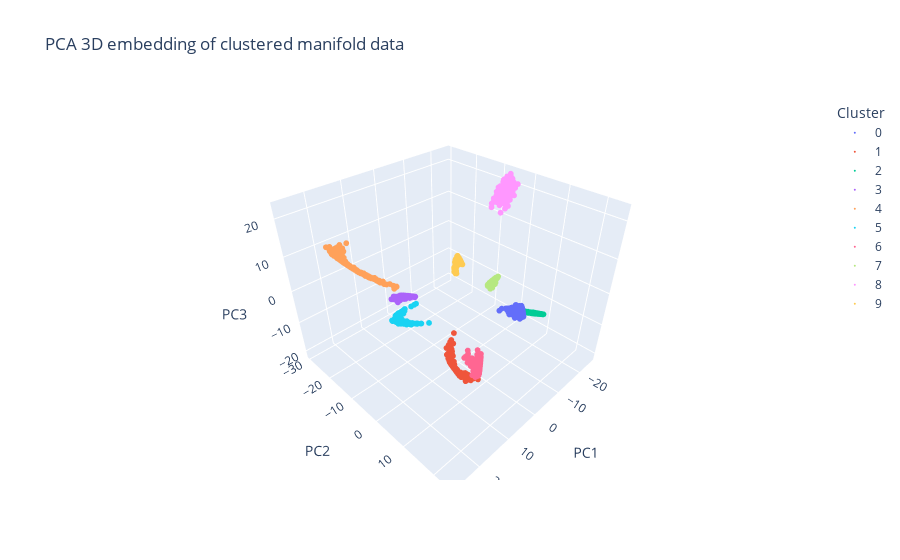

Source (notebook cell):
### Markdown cell above
# クラスタ間の位置関係の維持: 実験用データの生成

### Code cell
import numpy as np
from sklearn.utils import check_random_state
from sklearn.decomposition import PCA
from scipy.spatial.distance import cdist
from scipy.cluster.hierarchy import linkage, cophenet
from scipy.spatial.distance import pdist

# -------------------------
# 1) データ生成：クラスタ中心が配置された低次元スケルトン上で局所パッチを生成
# -------------------------
def generate_clustered_manifold_hierarchical(
    n_samples=2000,
    n_clusters=8,
    cluster_sizes=None,
    cluster_layout="circle",   # "circle", "grid", "tree"
    local_kind="gaussian",     # "gaussian", "local_swiss", "local_line"
    local_scale=0.5,
    intrinsic_patch_dim=2,     # each cluster latent dim
    embed_dim=50,              # final ambient dim
    noise_scale=0.01,
    random_state=None
):
    rng = check_random_state(random_state)

    # クラスタサイズの決定
    if cluster_sizes is None:
        base = n_samples // n_clusters
        cluster_sizes = [base + (1 if i < (n_samples % n_clusters) else 0) for i in range(n_clusters)]

    # 1) create cluster centers in latent 2D skeleton
    if cluster_layout == "circle":
        angles = np.linspace(0, 2*np.pi, n_clusters, endpoint=False)
        centers2 = np.column_stack([np.cos(angles), np.sin(angles)]) * 5.0
    elif cluster_layout == "grid":
        side = int(np.ceil(np.sqrt(n_clusters)))
        xs = np.arange(side) - (side-1)/2
        ys = xs.copy()
        grid = np.array([(x,y) for x in xs for y in ys])[:n_clusters]
        centers2 = grid * 3.0
    elif cluster_layout == "tree":
        # simple binary-tree laid out in 2D (levels)
        levels = int(np.ceil(np.log2(n_clusters+1)))
        centers = []
        i = 0
        for lvl in range(levels):
            m = min(2**lvl, n_clusters - i)
            xs = np.linspace(- (2**(levels-lvl-1)), (2**(levels-lvl-1)), m)
            y = -lvl * 3.0
            for x in xs:
                if i >= n_clusters: break
                centers.append((x, y))
                i += 1
        centers2 = np.array(centers[:n_clusters])
    else:
        raise ValueError("unknown layout")

    X_list = []
    labels = []
    cluster_centroids_hd = []

    for k in range(n_clusters):
        m_k = cluster_sizes[k]
        center = centers2[k]

        # === sample local latent coordinates (intrinsic_patch_dim)
        if local_kind == "gaussian":
            # centered gaussian around the cluster center (in latent2->expand to intrinsic dim)
            # create small local coordinates and then map to 2D offset
            Z = rng.normal(scale=local_scale, size=(m_k, intrinsic_patch_dim))
            # map Z to local displacement in 2D latent (simple linear map)
            A = rng.normal(scale=0.5, size=(intrinsic_patch_dim, 2))
            disp2 = Z @ A
            coords2 = center + disp2
            # map coords2 to 3D swiss-like patch or simple 2D->3D lift
            X3 = np.column_stack([coords2[:,0], coords2[:,1], np.sin(coords2[:,0]) * 0.5])
        elif local_kind == "local_swiss":
            t = rng.normal(loc=center[0], scale=local_scale, size=m_k)
            h = rng.normal(loc=center[1], scale=local_scale, size=m_k)
            X3 = np.column_stack([t*np.cos(t), h, t*np.sin(t)])
        elif local_kind == "local_line":
            t = rng.normal(loc=center[0], scale=local_scale, size=m_k)
            X3 = np.column_stack([t, np.zeros_like(t), np.zeros_like(t)])
        else:
            raise ValueError("unknown local_kind")

        # project local 3D patch to higher ambient dimension
        if embed_dim > 3:
            # create random orthonormal-ish projection
            W = rng.normal(size=(3, embed_dim))
            X_hd = X3 @ W
        else:
            X_hd = X3

        # add small isotropic noise
        X_hd += rng.normal(scale=noise_scale, size=X_hd.shape)

        X_list.append(X_hd)
        labels += [k] * m_k
        cluster_centroids_hd.append(X_hd.mean(axis=0))

    X = np.vstack(X_list)
    labels = np.array(labels)
    cluster_centroids_hd = np.vstack(cluster_centroids_hd)

    return X, labels, cluster_centroids_hd, centers2  # return also latent 2D centers for reference
    # 返り値の説明: X: (n_samples, embed_dim)のデータ行列
    #            labels: (n_samples,)のクラスタラベル
    #            cluster_centroids_hd: (n_clusters, embed_dim)の各クラスタ中心
    #            centers2: (n_clusters, 2)の潜在2Dクラスタ中心

# -------------------------
# 2) 評価関数：クラスタレベルの保存指標
# -------------------------
def centroid_distance_metrics(centroids_orig, centroids_emb):
    """
    centroids_orig, centroids_emb: (n_clusters, D)
    returns: dict with Pearson/Spearman correlation, RMSE, relative error matrix
    """
    from scipy.stats import spearmanr, pearsonr
    D_orig = cdist(centroids_orig, centroids_orig)
    D_emb = cdist(centroids_emb, centroids_emb)
    # take upper triangular entries
    iu = np.triu_indices(D_orig.shape[0], k=1)
    v_orig = D_orig[iu]
    v_emb = D_emb[iu]
    pearson = pearsonr(v_orig, v_emb)[0]
    spearman = spearmanr(v_orig, v_emb)[0]
    rmse = np.sqrt(np.mean((v_orig - v_emb)**2))
    rel_rmse = rmse / (np.mean(v_orig) + 1e-12)
    return {"pearson": pearson, "spearman": spearman, "rmse": rmse, "rel_rmse": rel_rmse}

def cluster_nn_preservation(centroids_orig, centroids_emb, k=3):
    """
    For each cluster centroid, compute its k nearest cluster neighbors in orig and emb.
    Return average precision@k.
    """
    D_orig = cdist(centroids_orig, centroids_orig)
    D_emb = cdist(centroids_emb, centroids_emb)
    n = D_orig.shape[0]
    precs = []
    for i in range(n):
        orig_nn = np.argsort(D_orig[i])[1:k+1]
        emb_nn = np.argsort(D_emb[i])[1:k+1]
        inter = len(set(orig_nn).intersection(set(emb_nn)))
        precs.append(inter / k)
    return np.mean(precs)

def cophenetic_corr_of_centroids(centroids):
    """
    Build hierarchical clustering (average linkage) and return condensed distance pdist and cophenetic distances.
    For comparing two sets, use cophenet return from scipy linkage.
    """
    Z = linkage(centroids, method='average')
    coph_dists, _ = cophenet(Z, pdist(centroids))
    return Z, coph_dists

# -------------------------
# Example usage
# -------------------------
if __name__ == "__main__":
    X, labels, centroids_hd, latent_centers2 = generate_clustered_manifold_hierarchical(
        n_samples=3000, n_clusters=10, cluster_layout="circle",
        local_kind="local_swiss", intrinsic_patch_dim=2, embed_dim=50,
        local_scale=0.3, noise_scale=0.01, random_state=0
    )

    # do a quick PCA to 2D for visualization / embedding
    X_pca = PCA(n_components=3, random_state=0).fit_transform(X)
    centroids_emb_pca = np.vstack([X_pca[labels==k].mean(axis=0) for k in range(10)])
    metrics = centroid_distance_metrics(centroids_hd, centroids_emb_pca)
    print("centroid metrics (orig vs PCA-2D):", metrics)
    print("cluster-NN preservation@3 (PCA):", cluster_nn_preservation(centroids_hd, centroids_emb_pca, k=3))
    fig = px.scatter_3d(x=X_pca[:,0], y=X_pca[:,1], z=X_pca[:,2], color=labels.astype(str),
                         title="PCA 3D embedding of clustered manifold data",
                         labels={'x': 'PC1', 'y': 'PC2', 'z': 'PC3', 'color': 'Cluster'})
    fig.update_traces(marker=dict(size=2))
    fig.show()

### Figure 1 — Plotly figure (JSON) as saved in the notebook; plotly's stock layout.template omitted (floating-point values rounded to 4 significant figures; data arrays with more than 128 entries replaced by an {"elided": "..."} marker saying what was removed)
{"data": [{"hovertemplate": "Cluster=0<br>PC1=%{x}<br>PC2=%{y}<br>PC3=%{z}<extra></extra>", "legendgroup": "0", "marker": {"color": "#636efa", "size": 2, "symbol": "circle"}, "mode": "markers", "name": "0", "scene": "scene", "showlegend": true, "type": "scatter3d", "x": {"elided": "300 float values"}, "y": {"elided": "300 float values"}, "z": {"elided": "300 float values"}}, {"hovertemplate": "Cluster=1<br>PC1=%{x}<br>PC2=%{y}<br>PC3=%{z}<extra></extra>", "legendgroup": "1", "marker": {"color": "#EF553B", "size": 2, "symbol": "circle"}, "mode": "markers", "name": "1", "scene": "scene", "showlegend": true, "type": "scatter3d", "x": {"elided": "300 float values"}, "y": {"elided": "300 float values"}, "z": {"elided": "300 float values"}}, {"hovertemplate": "Cluster=2<br>PC1=%{x}<br>PC2=%{y}<br>PC3=%{z}<extra></extra>", "legendgroup": "2", "marker": {"color": "#00cc96", "size": 2, "symbol": "circle"}, "mode": "markers", "name": "2", "scene": "scene", "showlegend": true, "type": "scatter3d", "x": {"elided": "300 float values"}, "y": {"elided": "300 float values"}, "z": {"elided": "300 float values"}}, {"hovertemplate": "Cluster=3<br>PC1=%{x}<br>PC2=%{y}<br>PC3=%{z}<extra></extra>", "legendgroup": "3", "marker": {"color": "#ab63fa", "size": 2, "symbol": "circle"}, "mode": "markers", "name": "3", "scene": "scene", "showlegend": true, "type": "scatter3d", "x": {"elided": "300 float values"}, "y": {"elided": "300 float values"}, "z": {"elided": "300 float values"}}, {"hovertemplate": "Cluster=4<br>PC1=%{x}<br>PC2=%{y}<br>PC3=%{z}<extra></extra>", "legendgroup": "4", "marker": {"color": "#FFA15A", "size": 2, "symbol": "circle"}, "mode": "markers", "name": "4", "scene": "scene", "showlegend": true, "type": "scatter3d", "x": {"elided": "300 float values"}, "y": {"elided": "300 float values"}, "z": {"elided": "300 float values"}}, {"hovertemplate": "Cluster=5<br>PC1=%{x}<br>PC2=%{y}<br>PC3=%{z}<extra></extra>", "legendgroup": "5", "marker": {"color": "#19d3f3", "size": 2, "symbol": "circle"}, "mode": "markers", "name": "5", "scene": "scene", "showlegend": true, "type": "scatter3d", "x": {"elided": "300 float values"}, "y": {"elided": "300 float values"}, "z": {"elided": "300 float values"}}, {"hovertemplate": "Cluster=6<br>PC1=%{x}<br>PC2=%{y}<br>PC3=%{z}<extra></extra>", "legendgroup": "6", "marker": {"color": "#FF6692", "size": 2, "symbol": "circle"}, "mode": "markers", "name": "6", "scene": "scene", "showlegend": true, "type": "scatter3d", "x": {"elided": "300 float values"}, "y": {"elided": "300 float values"}, "z": {"elided": "300 float values"}}, {"hovertemplate": "Cluster=7<br>PC1=%{x}<br>PC2=%{y}<br>PC3=%{z}<extra></extra>", "legendgroup": "7", "marker": {"color": "#B6E880", "size": 2, "symbol": "circle"}, "mode": "markers", "name": "7", "scene": "scene", "showlegend": true, "type": "scatter3d", "x": {"elided": "300 float values"}, "y": {"elided": "300 float values"}, "z": {"elided": "300 float values"}}, {"hovertemplate": "Cluster=8<br>PC1=%{x}<br>PC2=%{y}<br>PC3=%{z}<extra></extra>", "legendgroup": "8", "marker": {"color": "#FF97FF", "size": 2, "symbol": "circle"}, "mode": "markers", "name": "8", "scene": "scene", "showlegend": true, "type": "scatter3d", "x": {"elided": "300 float values"}, "y": {"elided": "300 float values"}, "z": {"elided": "300 float values"}}, {"hovertemplate": "Cluster=9<br>PC1=%{x}<br>PC2=%{y}<br>PC3=%{z}<extra></extra>", "legendgroup": "9", "marker": {"color": "#FECB52", "size": 2, "symbol": "circle"}, "mode": "markers", "name": "9", "scene": "scene", "showlegend": true, "type": "scatter3d", "x": {"elided": "300 float values"}, "y": {"elided": "300 float values"}, "z": {"elided": "300 float values"}}], "layout": {"legend": {"title": {"text": "Cluster"}, "tracegroupgap": 0}, "scene": {"domain": {"x": [0, 1], "y": [0, 1]}, "xaxis": {"title": {"text": "PC1"}}, "yaxis": {"title": {"text": "PC2"}}, "zaxis": {"title": {"text": "PC3"}}}, "title": {"text": "PCA 3D embedding of clustered manifold data"}}}
